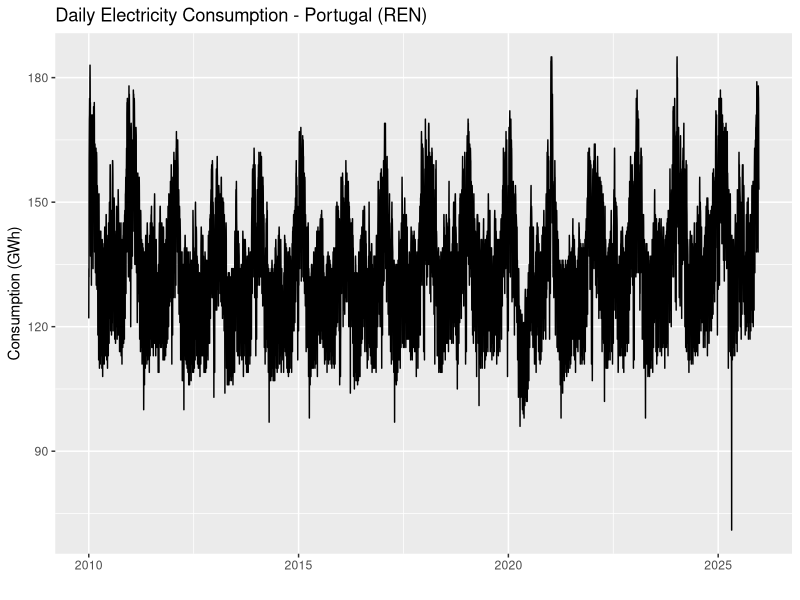
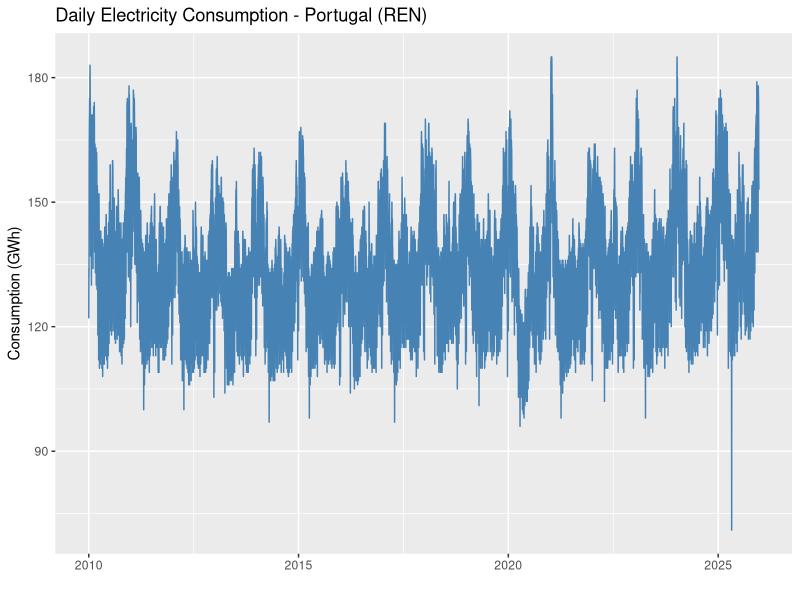
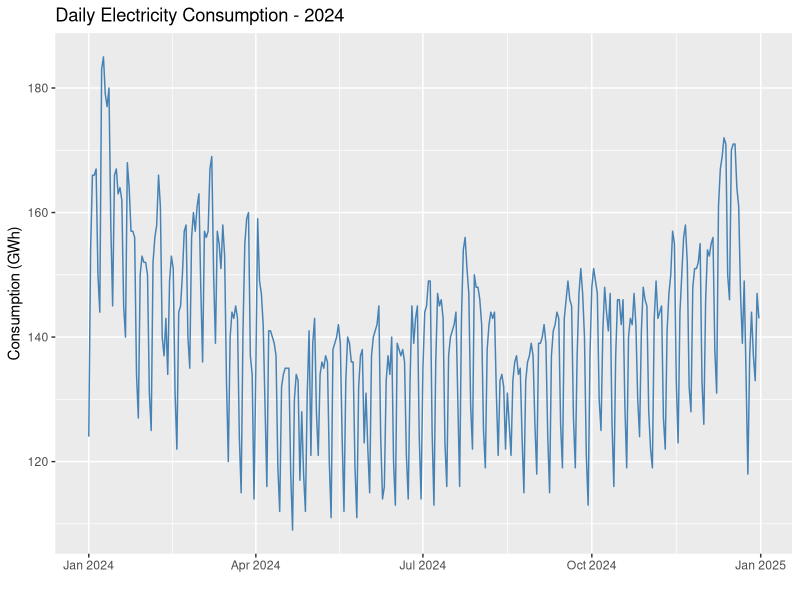
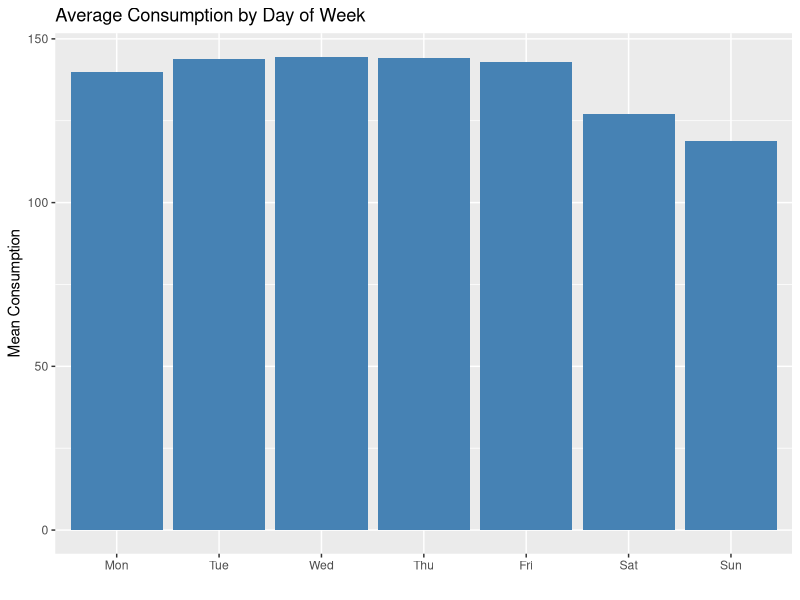
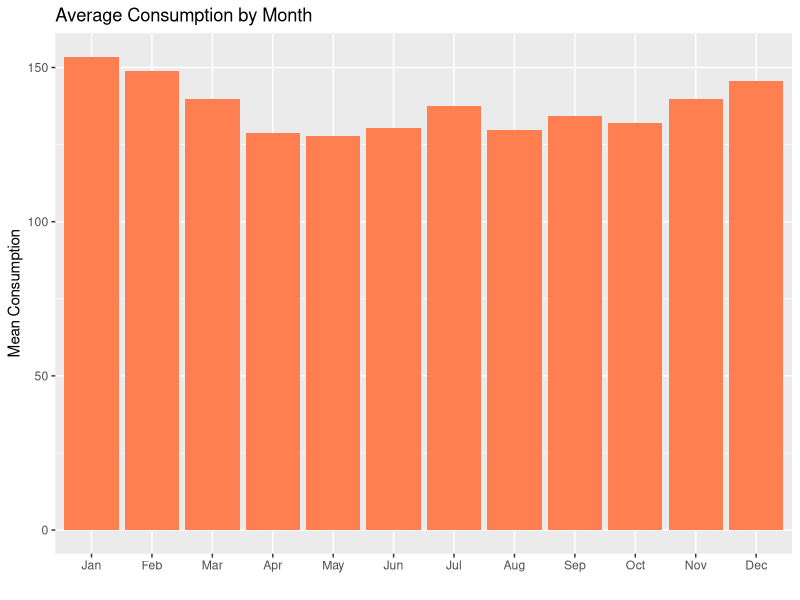
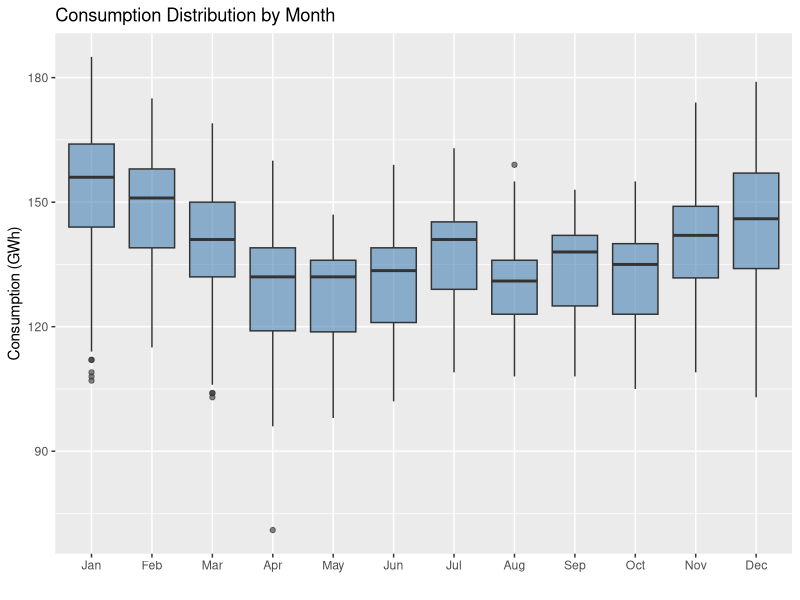
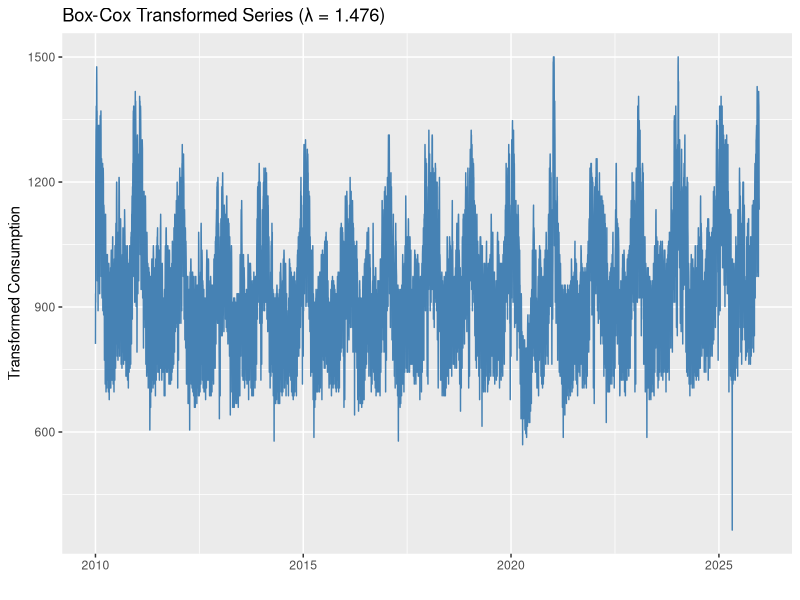
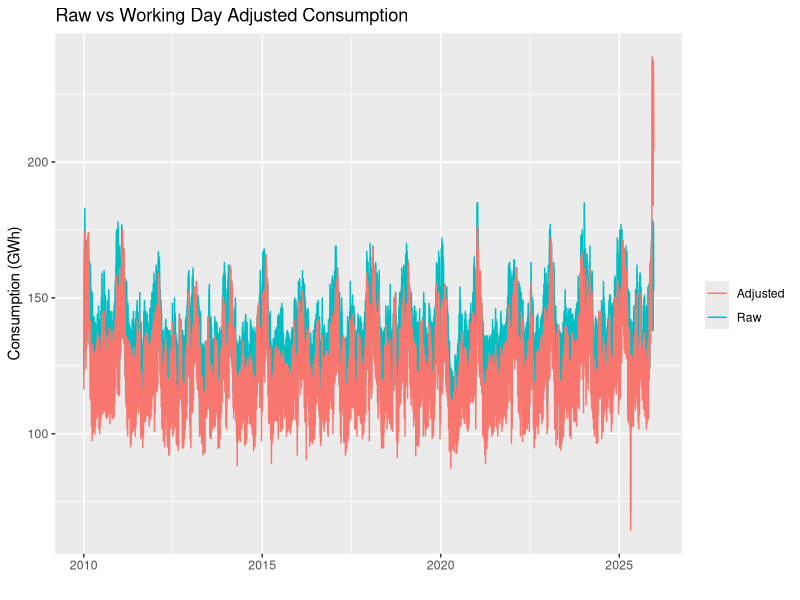

These charts were generated, in order, by the following R code:
library(readr)

df <- read_csv("electricity_daily_REN_2025.csv")
head(df)
str(df)
summary(df)

install.packages(c("dplyr", "ggplot2", "lubridate", "forecast", "tseries"))

library(forecast)
library(tseries)
library(lubridate)
library(ggplot2)
library(dplyr)

dir.create("figs", showWarnings = FALSE)

df <- df %>% rename(DATE = ...1)

df <- df %>% select(-ONDAS, -INJECAO_BATERIAS, -CONSUMO_BATERIAS)

sum(is.na(df$CONSUMO))

consumo_ts <- ts(df$CONSUMO,
                 start = c(2010, 1),
                 frequency = 365.25)

autoplot(consumo_ts) +
  labs(title = "Daily Electricity Consumption - Portugal (REN)",
       y = "Consumption (GWh)", x = "")

ggplot(df, aes(x = DATE, y = CONSUMO)) +
  geom_line(colour = "steelblue") +
  labs(title = "Daily Electricity Consumption - Portugal (REN)",
       y = "Consumption (GWh)", x = "")
ggsave("figs/daily_consumptio.png", width = 7, height = 4)

df %>%
  filter(year(DATE) == 2024) %>%
  ggplot(aes(x = DATE, y = CONSUMO)) +
  geom_line(colour = "steelblue") +
  labs(title = "Daily Electricity Consumption - 2024", y = "Consumption (GWh)", x = "")
ggsave("figs/daily_consumption_2024.png", width = 7, height = 4)

df %>%
  mutate(weekday = wday(DATE, label = TRUE, week_start = 1)) %>%
  group_by(weekday) %>%
  summarise(mean_consumo = mean(CONSUMO)) %>%
  ggplot(aes(x = weekday, y = mean_consumo)) +
  geom_col(fill = "steelblue") +
  labs(title = "Average Consumption by Day of Week", y = "Mean Consumption", x = "")
ggsave("figs/average_consumption_dayweek.png", width = 7, height = 4)

df %>%
  mutate(month = month(DATE, label = TRUE)) %>%
  group_by(month) %>%
  summarise(mean_consumo = mean(CONSUMO)) %>%
  ggplot(aes(x = month, y = mean_consumo)) +
  geom_col(fill = "coral") +
  labs(title = "Average Consumption by Month", y = "Mean Consumption", x = "")
ggsave("figs/average_consumption_month.png", width = 7, height = 4)

df %>%
  mutate(month = month(DATE, label = TRUE)) %>%
  ggplot(aes(x = month, y = CONSUMO)) +
  geom_boxplot(fill = "steelblue", alpha = 0.6) +
  labs(title = "Consumption Distribution by Month", y = "Consumption (GWh)", x = "")
ggsave("figs/distribution_consumption_month.png", width = 7, height = 4)

lambda <- BoxCox.lambda(df$CONSUMO)
lambda

df$CONSUMO_BC <- BoxCox(df$CONSUMO, lambda)

ggplot(df, aes(x = DATE, y = CONSUMO_BC)) +
  geom_line(colour = "steelblue") +
  labs(title = paste0("Box-Cox Transformed Series (λ = ", round(lambda, 3), ")"),
       y = "Transformed Consumption", x = "")

df <- df %>%
  mutate(
    weekday = wday(DATE, week_start = 1),
    is_workday = ifelse(weekday <= 5, 1, 0)
  )

df <- df %>%
  mutate(month_year = floor_date(DATE, "month")) %>%
  group_by(month_year) %>%
  mutate(
    workdays_in_month = sum(is_workday),
    CONSUMO_ADJ = CONSUMO / workdays_in_month * 20
  ) %>%
  ungroup()

ggplot(df, aes(x = DATE)) +
  geom_line(aes(y = CONSUMO, colour = "Raw")) +
  geom_line(aes(y = CONSUMO_ADJ, colour = "Adjusted")) +
  labs(title = "Raw vs Working Day Adjusted Consumption",
       y = "Consumption (GWh)", x = "", colour = "")

png("figs/acf_pacf.png", width = 800, height = 400)
par(mfrow = c(1, 2))
acf(df$CONSUMO, lag.max = 60, main = "ACF - CONSUMO")
pacf(df$CONSUMO, lag.max = 60, main = "PACF - CONSUMO")
dev.off()

consumo_diff7 <- diff(df$CONSUMO, lag = 7)
consumo_diff1_7 <- diff(consumo_diff7, lag = 1)

par(mfrow = c(1, 1))
plot(consumo_diff1_7, type = "l", main = "CONSUMO - Seasonal + Regular Differencing", ylab = "")

png("figs/acf_pacf_diff.png", width = 800, height = 400)
par(mfrow = c(1, 2))
acf(consumo_diff1_7, lag.max = 60, main = "ACF - Differenced")
pacf(consumo_diff1_7, lag.max = 60, main = "PACF - Differenced")
dev.off()

adf.test(consumo_diff1_7)
kpss.test(consumo_diff1_7)
